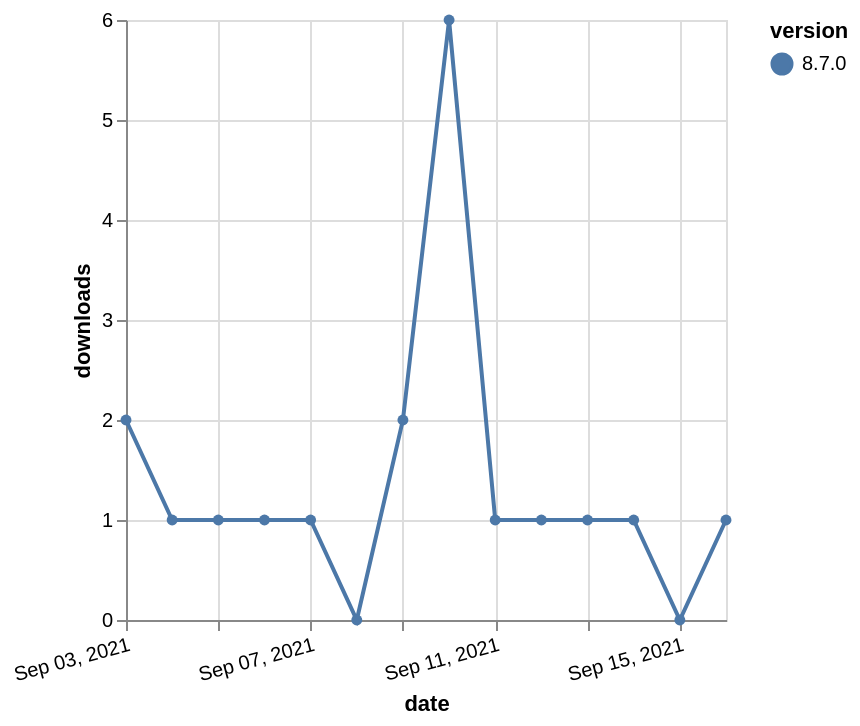

Vega-Lite specification for this chart:
### Vega-Lite specification from a JSON file in a GitHub repository (floating-point values rounded to 4 significant figures)
{"$schema": "https://vega.github.io/schema/vega-lite/v5.json", "description": "A simple bar chart with embedded data.", "data": {"values": [{"date": "2021-09-03", "total": 522, "delta": 2, "version": "8.7.0"}, {"date": "2021-09-04", "total": 523, "delta": 1, "version": "8.7.0"}, {"date": "2021-09-05", "total": 524, "delta": 1, "version": "8.7.0"}, {"date": "2021-09-06", "total": 525, "delta": 1, "version": "8.7.0"}, {"date": "2021-09-07", "total": 526, "delta": 1, "version": "8.7.0"}, {"date": "2021-09-08", "total": 526, "delta": 0, "version": "8.7.0"}, {"date": "2021-09-09", "total": 528, "delta": 2, "version": "8.7.0"}, {"date": "2021-09-10", "total": 534, "delta": 6, "version": "8.7.0"}, {"date": "2021-09-11", "total": 535, "delta": 1, "version": "8.7.0"}, {"date": "2021-09-12", "total": 536, "delta": 1, "version": "8.7.0"}, {"date": "2021-09-13", "total": 537, "delta": 1, "version": "8.7.0"}, {"date": "2021-09-14", "total": 538, "delta": 1, "version": "8.7.0"}, {"date": "2021-09-15", "total": 538, "delta": 0, "version": "8.7.0"}, {"date": "2021-09-16", "total": 539, "delta": 1, "version": "8.7.0"}]}, "width": "container", "mark": {"type": "line", "point": {"filled": true}}, "encoding": {"x": {"field": "date", "type": "temporal", "timeUnit": "yearmonthdate", "title": "date", "axis": {"labelAngle": -15}}, "y": {"field": "delta", "type": "quantitative", "title": "downloads"}, "color": {"field": "version", "type": "nominal"}, "tooltip": {"field": "delta"}}}
